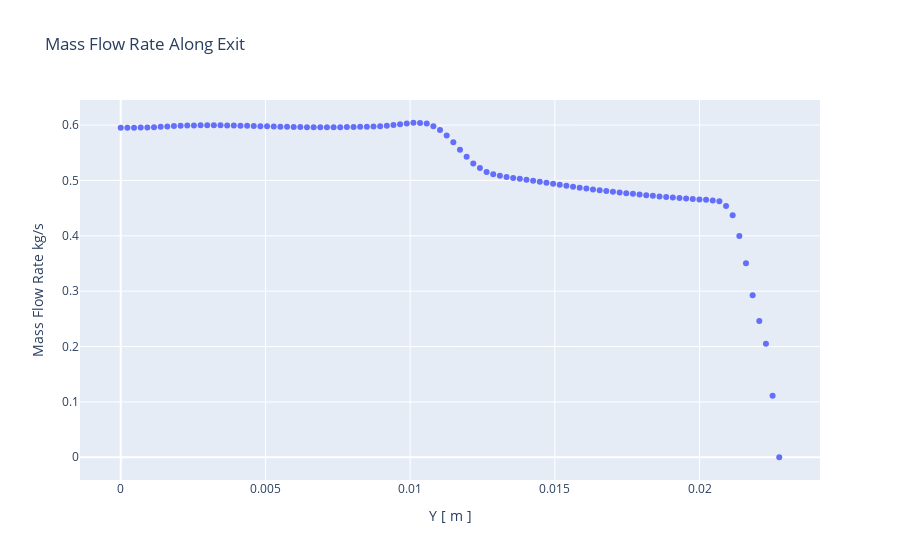

Source (notebook cell):
### Code cell
# Constants
A_e = 0.00160744112014 #m^2
p_a = 99868.90 #Pa
A_t = 0.000182414692475 #m^2
epsilon = A_e/A_t

# Calculating mass flow rate and plotting
m_dot = rho.copy()
m_dot['Mass Flow Rate kg/s'] = rho['Density [ kg m^-3 ]']*vel['Velocity u [ m s^-1 ]']*A_e
m_dot = m_dot.drop(columns=['Density [ kg m^-3 ]'])

# Density plot
px.scatter(m_dot, x='Y [ m ]', y='Mass Flow Rate kg/s', 
           title="Mass Flow Rate Along Exit")
